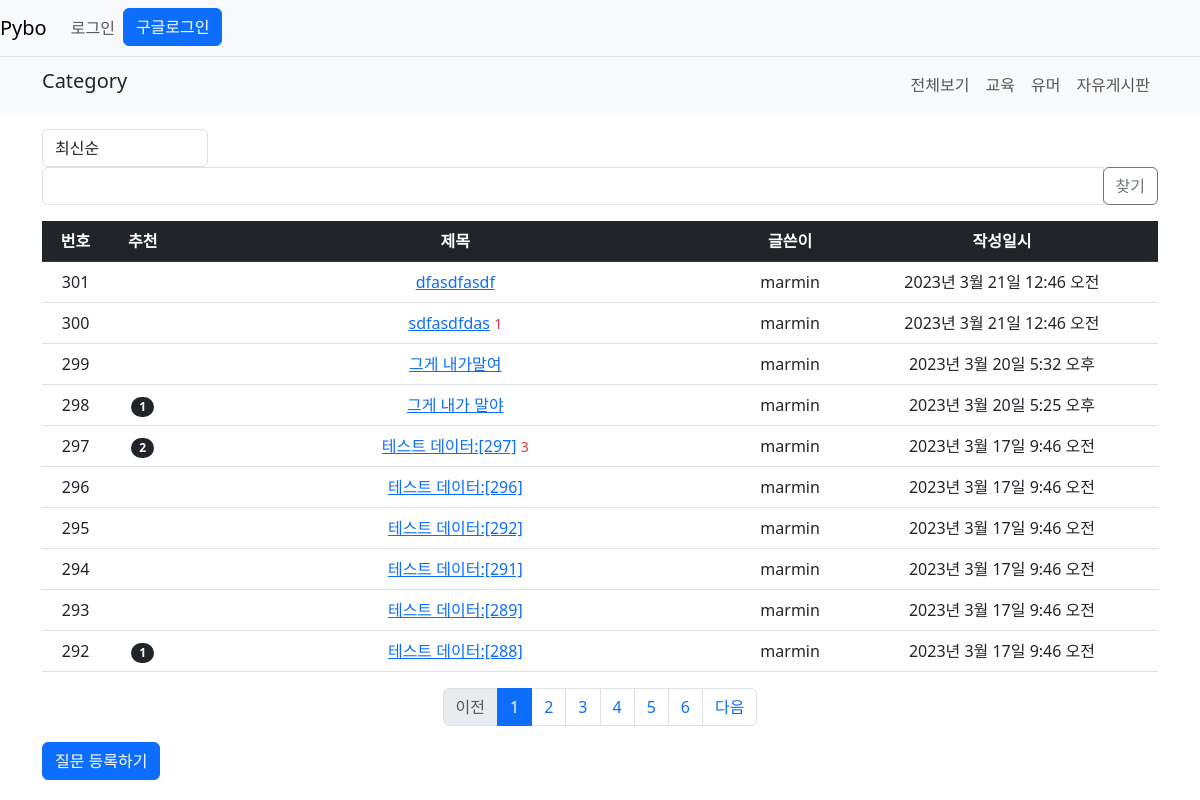
Screenshot of /pybo/ with the database file from the repository.
### pybo/models.py (models this page shows, shortened)
class Question(models.Model):
    subject = models.CharField(max_length=200)
    content = models.TextField()
    create_date = models.DateTimeField()
    author = models.ForeignKey(User, on_delete=models.CASCADE
                               , related_name='author_question')
    modify_date = models.DateTimeField(null=True, blank=True)
    category = models.CharField(max_length=20)
    voter = models.ManyToManyField(User, related_name='voter_question')

### pybo/views/base_views.py (the view, shortened to what this page needs)
# urls.py: path('',base_views.index, name='index'),
def index(request,category="all"):
    page = request.GET.get('page','1') # 페이지
    kw = request.GET.get('kw','')
    so = request.GET.get('so','recent')
    if category == 'humor':
        question_list = Question.objects.filter(category='humor').order_by('-create_date')
    elif category == 'free':
        question_list = Question.objects.filter(category='free').order_by('-create_date')
    elif category == 'edu':
        question_list = Question.objects.filter(category='edu').order_by('-create_date')
    else:
        question_list = Question.objects.order_by('-create_date')
    if so == 'recommend':
        question_list=question_list.annotate(
            num_voter=Count('voter')).order_by('-num_voter','-create_date')
    elif so == 'popular':
        question_list=question_list.annotate(
            num_answer=Count("answer")).order_by('-num_answer','-create_date')
    else: # recent
        question_list=question_list.order_by('-create_date')
    paginator = Paginator(question_list,10) # 페이지 당 10개씩 요청
    page_obj = paginator.get_page(page)
    context = {'question_list': page_obj,'page':page,'kw':kw}
    return render(request,'pybo/question_list.html',context)

### pybo/templatetags/pybo_filter.py (called while the page is built)
@register.filter
def sub(value, arg):
    return value - arg

### templates/pybo/question_list.html (shortened to what this page needs)
{% extends 'base.html' %}
{% load pybo_filter %}
{% block content %}
{% include "category_bar.html" %}
<div class="container my-3">
    <div class="row justify-content-between my-3">
        <div class="col-2">
           <select class="form-control so" >
    <option value="recent" id="recent">최신순</option>
</select>
        </div>
        <div class="col-4 input-group">
            <input type="text" class="form-control kw"
            value="{{kw|default_if_none:''}}">
            <div class="input-group-append">
                <button class="btn btn-outline-secondary"
                type="button" id="btn-search">찾기</button>
            </div>
        </div>
    </div>
    <table class="table">
        <thead>
        <tr class="table-dark text-center">
            <th>번호</th>
            <th>추천</th>
            <th style="width:50%">제목</th>
            <th>글쓴이</th>
            <th>작성일시</th>
        </tr>
        </thead>
        <tbody>
        {% if question_list %}
        {% for question in question_list %}
        <tr class="text-center">
            <td>{{ question_list.paginator.count|sub:question_list.start_index|sub:forloop.counter0|add:1 }}</td>
            <td>
                {% if question.voter.all.count > 0 %}
                <span class="badge rounded-pill bg-dark px-2 py-1">
                    {{ question.voter.all.count }}
                </span>
                {% endif %}
            </td>
            <td class="text-left">
                <a href="{% url 'pybo:detail' question.id %}">{{question.subject}}</a>
                {% if question.answer_set.count > 0 %}
                <span class="text-danger small ml-2">
                    {{ question.answer_set.count }}
                </span>
                {% endif %}
            </td>
            <td>{{ question.author.username }}</td>
            <td>{{question.create_date}}</td>
        </tr>
        {% endfor %}
        {% else %}
        <tr>
            <td colspan="3"> 질문이 없습니다.</td>
        </tr>
        {% endif %}
        </tbody>
    </table>
    <ul class="pagination justify-content-center">
        {% if question_list.has_previous %}
        <li class="page-item">
            <a class="page-link" data-page="{{ question_list.previous_page_number }}"
               href="#">이전</a>
        </li>
        {% else %}
        <li class="page-item disabled">
            <a class="page-link" tabindex="-1" aria-disabled="true" href="#">이전</a>
        </li>
            {% endif %}
        {% for page_number in question_list.paginator.page_range %}
  {% if page_number >= question_list.number|add:-5 and page_number <= question_list.number|add:5 %}
    {% if page_number == question_list.number %}
        <li class="page-item active" aria-current="page">
                <a class="page-link", data-page="{{ page_number }}"
                   href="#">{{ page_number }}</a>
        </li>
        {% else %}
        <li class="page-item">
            <a class="page-link" href="#" data-page="{{ page_number }}">
                {{ page_number }}
            </a>
        </li>
        {% endif %}
        {% endif %}
        {% endfor %}
        {% if question_list.has_next %}
        <li class="page-item">
            <a class="page-link" data-page="{{ question_list.next_page_number }}"
               href="#">다음</a>
        </li>
        {% else %}
        <li class="page-item disabled">
            <a class="page-link"
               tabindex="-1" aria-disabled="true" href="#">다음</a>
        </li>
        {% endif %}
    </ul>
    <a href="{% url 'pybo:question_create' %}" class="btn btn-primary">
        질문 등록하기
    </a>
</div>
{% endblock %}

### rows the page displays
Question: paginator.count|sub "301", subject "dfasdfasdf", author.username "marmin", create_date "2023년 3월 21일 12:46 오전"
Question: paginator.count|sub "300", subject "sdfasdfdas", answer_set.count "1", author.username "marmin", create_date "2023년 3월 21일 12:46 오전"
Question: paginator.count|sub "299", subject "그게 내가말여", author.username "marmin", create_date "2023년 3월 20일 5:32 오후"
Question: paginator.count|sub "298", voter.all.count "1", subject "그게 내가 말야", author.username "marmin", create_date "2023년 3월 20일 5:25 오후"
Question: paginator.count|sub "297", voter.all.count "2", subject "테스트 데이터:[297]", answer_set.count "3", author.username "marmin", create_date "2023년 3월 17일 9:46 오전"
Question: paginator.count|sub "296", subject "테스트 데이터:[296]", author.username "marmin", create_date "2023년 3월 17일 9:46 오전"
Question: paginator.count|sub "295", subject "테스트 데이터:[292]", author.username "marmin", create_date "2023년 3월 17일 9:46 오전"
Question: paginator.count|sub "294", subject "테스트 데이터:[291]", author.username "marmin", create_date "2023년 3월 17일 9:46 오전"
Question: paginator.count|sub "293", subject "테스트 데이터:[289]", author.username "marmin", create_date "2023년 3월 17일 9:46 오전"
Question: paginator.count|sub "292", voter.all.count "1", subject "테스트 데이터:[288]", author.username "marmin", create_date "2023년 3월 17일 9:46 오전"

### other values shown
{{ page_number }} "1"
{{ page_number }} "2" "3" "4" "5" "6"
